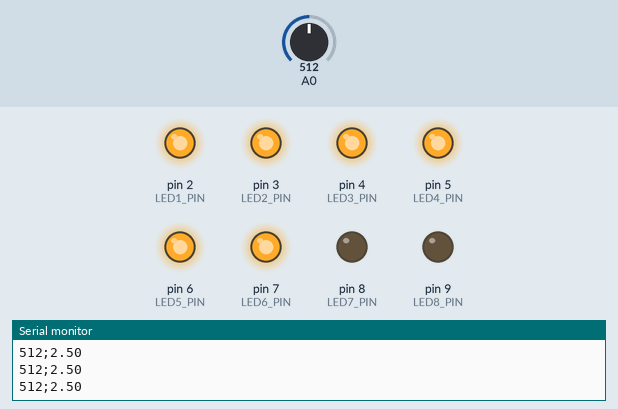
Recording of a sketch running on a simulated Arduino Uno, built with avr-gcc and run on an emulated ATmega328P. On the bench: output pins drawn as LEDs (lit = HIGH), the last lines printed to the serial monitor. The inputs (shaded band) are chosen by the test bench; at power-on: A0 = 512.

Above: at 2.9 s.
3.0 s: A0 set to 458
4.5 s: A0 set to 435
At 4.8 s:
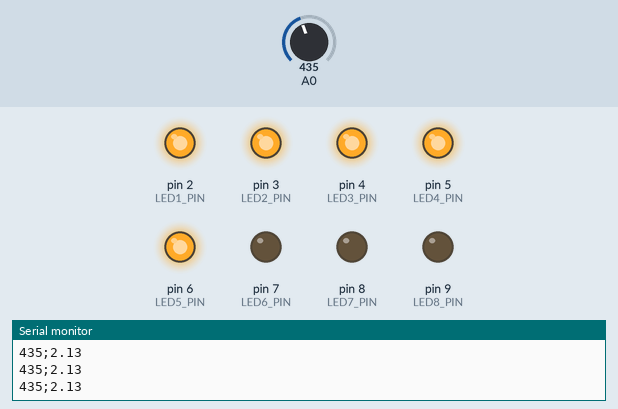
6.0 s: A0 set to 383
7.5 s: A0 set to 368
At 8.5 s:
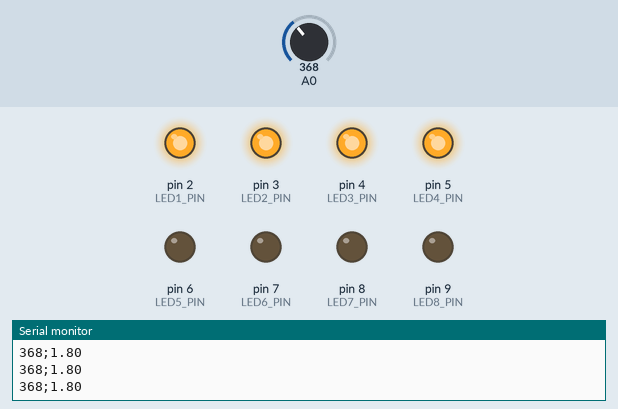
9.0 s: A0 set to 309
10.5 s: A0 set to 293
At 11.8 s:
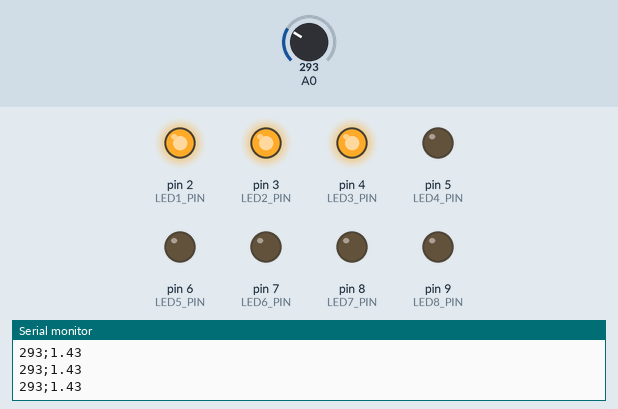
Timing chart, 0 to 13.0 s (numbered marks = the images above; inputs shaded):
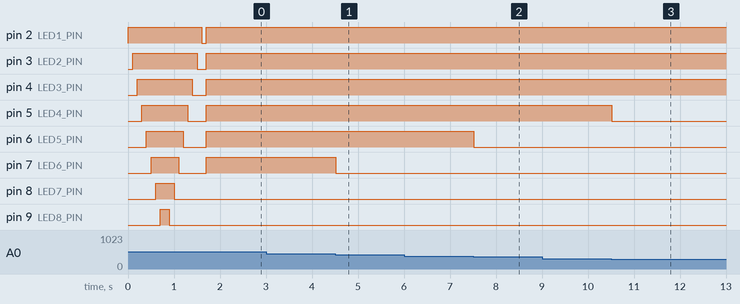

Measured:
- the behaviour switches between 451 and 450 on A0 (found by bisection; images 0 and 1)
- the behaviour switches between 376 and 375 on A0 (found by bisection; images 1 and 2)
- the behaviour switches between 301 and 300 on A0 (found by bisection; images 2 and 3)
- after the input at 4.5 s, pin 7 (LED6_PIN): HIGH → LOW at once
- after the input at 7.5 s, pin 6 (LED5_PIN): HIGH → LOW at once
- after the input at 10.5 s, pin 5 (LED4_PIN): HIGH → LOW at once

The sketch:

Breathalyzer_portable.ino
```cpp
/*
  created by: Rundhall
  version:1.0.1

  Measured parameters:
  Ethanol level

  controlled unit:
  8 LEDs

  communication:
  serial port
*/
#define LED8_PIN 9
#define LED7_PIN 8
#define LED6_PIN 7
#define LED5_PIN 6
#define LED4_PIN 5
#define LED3_PIN 4
#define LED2_PIN 3
#define LED1_PIN 2

// the setup routine runs once when you press reset:
void setup() {
  // initialize serial communication at 9600 bits per second:
  Serial.begin(9600);
    pinMode(LED1_PIN, OUTPUT);
  digitalWrite(LED1_PIN, LOW);
      pinMode(LED2_PIN, OUTPUT);
  digitalWrite(LED2_PIN, LOW);
      pinMode(LED3_PIN, OUTPUT);
  digitalWrite(LED3_PIN, LOW);
      pinMode(LED4_PIN, OUTPUT);
  digitalWrite(LED4_PIN, LOW);
      pinMode(LED5_PIN, OUTPUT);
  digitalWrite(LED5_PIN, LOW);
      pinMode(LED6_PIN, OUTPUT);
  digitalWrite(LED6_PIN, LOW);
      pinMode(LED7_PIN, OUTPUT);
  digitalWrite(LED7_PIN, LOW);
      pinMode(LED8_PIN, OUTPUT);
  digitalWrite(LED8_PIN, LOW);
  for(int i =2;i<10;i++)
  {
    digitalWrite(i, HIGH);
    delay(100);
  }
  for(int i =10;i>1;i--)
  {
    digitalWrite(i, LOW);
    delay(100);
  }
}

// the loop routine runs over and over again forever:
void loop() {
  // read the input on analog pin 0:
  int sensorValue = analogRead(A0);
  // Convert the analog reading (which goes from 0 - 1023) to a voltage (0 - 5V):
  float voltage = sensorValue * (5.0 / 1023.0);
  // print out the value you read:
  Serial.print(sensorValue);
  Serial.print(";");
  Serial.println(voltage);

   if (sensorValue > 75)
      digitalWrite(2, HIGH);
   else
      digitalWrite(2, LOW);

   if (sensorValue > 150)
      digitalWrite(3, HIGH);
   else
      digitalWrite(3, LOW);

    if (sensorValue > 225)
      digitalWrite(4, HIGH);
   else
      digitalWrite(4, LOW);

    if (sensorValue > 300)
      digitalWrite(5, HIGH);
   else
      digitalWrite(5, LOW);

     if (sensorValue > 375)
      digitalWrite(6, HIGH);
   else
      digitalWrite(6, LOW);

    if (sensorValue > 450)
      digitalWrite(7, HIGH);
   else
      digitalWrite(7, LOW);

   if (sensorValue > 525)
      digitalWrite(8, HIGH);
   else
      digitalWrite(8, LOW);

  if (sensorValue > 600)
      digitalWrite(9, HIGH);
   else
      digitalWrite(9, LOW);

}
```
